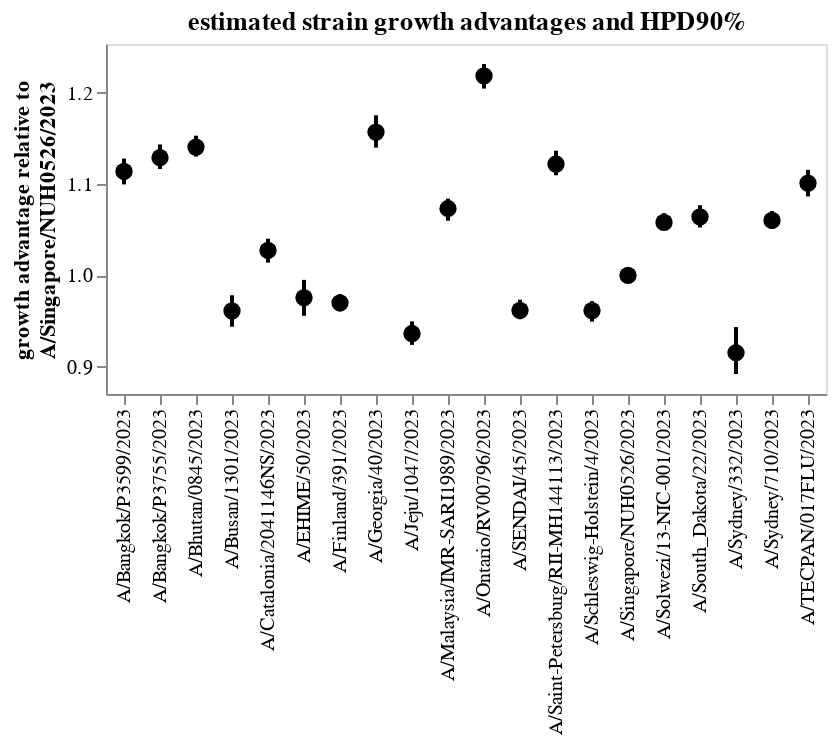

The code cell stored with this chart in its notebook:
### Markdown cell above
Plot the growth advantages:

### Code cell
ga_ytitle = ["growth advantage relative to", pivot_strain]

ga_points = (
    alt.Chart(gas_df)
    .encode(
        alt.X("strain", title=None),
        alt.Y(
            "growth_advantage_median",
            title=ga_ytitle,
            scale=alt.Scale(zero=False, nice=False, padding=10),
            axis=alt.Axis(grid=False)
        ),
        tooltip=[
            "strain",
            alt.Tooltip("growth_advantage_median", format=".2f", title="growth advantage"),
            alt.Tooltip("growth_advantage_hpd_min", format=".2f", title=f"lower HPD{hpd_interval}%"),
            alt.Tooltip("growth_advantage_hpd_max", format=".2f", title=f"upper HPD{hpd_interval}%"),
        ],
    )
    .mark_circle(color="black", size=75, opacity=1)
    .properties(
        height=175,
        width=alt.Step(18),
        title=f"estimated strain growth advantages and HPD{hpd_interval}%",
    )
)

ga_hpd = (
    alt.Chart(gas_df)
    .encode(
        alt.X("strain"),
        alt.Y("growth_advantage_hpd_min", title=ga_ytitle),
        alt.Y2("growth_advantage_hpd_max"),
    )
    .mark_errorbar(thickness=2)
)

ga_hpd + ga_points

### Figure 1 — Vega-Lite specification as saved in the notebook (floating-point values rounded to 4 significant figures)
{"config": {"view": {"continuousWidth": 300, "continuousHeight": 300}}, "layer": [{"mark": {"type": "errorbar", "thickness": 2}, "encoding": {"x": {"field": "strain", "type": "nominal"}, "y": {"field": "growth_advantage_hpd_min", "title": ["growth advantage relative to", "A/Singapore/NUH0526/2023"], "type": "quantitative"}, "y2": {"field": "growth_advantage_hpd_max"}}}, {"mark": {"type": "circle", "color": "black", "opacity": 1, "size": 75}, "encoding": {"tooltip": [{"field": "strain", "type": "nominal"}, {"field": "growth_advantage_median", "format": ".2f", "title": "growth advantage", "type": "quantitative"}, {"field": "growth_advantage_hpd_min", "format": ".2f", "title": "lower HPD90%", "type": "quantitative"}, {"field": "growth_advantage_hpd_max", "format": ".2f", "title": "upper HPD90%", "type": "quantitative"}], "x": {"field": "strain", "title": null, "type": "nominal"}, "y": {"axis": {"grid": false}, "field": "growth_advantage_median", "scale": {"nice": false, "padding": 10, "zero": false}, "title": ["growth advantage relative to", "A/Singapore/NUH0526/2023"], "type": "quantitative"}}, "title": "estimated strain growth advantages and HPD90%"}], "data": {"name": "data-ad841d4ccbe85ac9da3088b4188810f4"}, "height": 175, "width": {"step": 18}, "$schema": "https://vega.github.io/schema/vega-lite/v5.20.1.json", "datasets": {"data-ad841d4ccbe85ac9da3088b4188810f4": [{"strain": "A/Bangkok/P3599/2023", "growth_advantage_median": 1.114, "growth_advantage_hpd_min": 1.1, "growth_advantage_hpd_max": 1.128}, {"strain": "A/Bangkok/P3755/2023", "growth_advantage_median": 1.129, "growth_advantage_hpd_min": 1.116, "growth_advantage_hpd_max": 1.143}, {"strain": "A/Bhutan/0845/2023", "growth_advantage_median": 1.14, "growth_advantage_hpd_min": 1.13, "growth_advantage_hpd_max": 1.153}, {"strain": "A/Busan/1301/2023", "growth_advantage_median": 0.9611, "growth_advantage_hpd_min": 0.9437, "growth_advantage_hpd_max": 0.9781}, {"strain": "A/Catalonia/2041146NS/2023", "growth_advantage_median": 1.027, "growth_advantage_hpd_min": 1.014, "growth_advantage_hpd_max": 1.04}, {"strain": "A/EHIME/50/2023", "growth_advantage_median": 0.9756, "growth_advantage_hpd_min": 0.9556, "growth_advantage_hpd_max": 0.995}, {"strain": "A/Finland/391/2023", "growth_advantage_median": 0.9698, "growth_advantage_hpd_min": 0.9605, "growth_advantage_hpd_max": 0.9794}, {"strain": "A/Georgia/40/2023", "growth_advantage_median": 1.157, "growth_advantage_hpd_min": 1.14, "growth_advantage_hpd_max": 1.175}, {"strain": "A/Jeju/1047/2023", "growth_advantage_median": 0.9362, "growth_advantage_hpd_min": 0.9237, "growth_advantage_hpd_max": 0.9496}, {"strain": "A/Malaysia/IMR-SARI1989/2023", "growth_advantage_median": 1.073, "growth_advantage_hpd_min": 1.06, "growth_advantage_hpd_max": 1.084}, {"strain": "A/Ontario/RV00796/2023", "growth_advantage_median": 1.219, "growth_advantage_hpd_min": 1.205, "growth_advantage_hpd_max": 1.231}, {"strain": "A/SENDAI/45/2023", "growth_advantage_median": 0.9616, "growth_advantage_hpd_min": 0.9519, "growth_advantage_hpd_max": 0.9732}, {"strain": "A/Saint-Petersburg/RII-MH144113/2023", "growth_advantage_median": 1.122, "growth_advantage_hpd_min": 1.11, "growth_advantage_hpd_max": 1.137}, {"strain": "A/Schleswig-Holstein/4/2023", "growth_advantage_median": 0.9614, "growth_advantage_hpd_min": 0.9493, "growth_advantage_hpd_max": 0.9717}, {"strain": "A/Solwezi/13-NIC-001/2023", "growth_advantage_median": 1.058, "growth_advantage_hpd_min": 1.05, "growth_advantage_hpd_max": 1.068}, {"strain": "A/South_Dakota/22/2023", "growth_advantage_median": 1.064, "growth_advantage_hpd_min": 1.052, "growth_advantage_hpd_max": 1.077}, {"strain": "A/Sydney/332/2023", "growth_advantage_median": 0.9151, "growth_advantage_hpd_min": 0.8919, "growth_advantage_hpd_max": 0.9433}, {"strain": "A/Sydney/710/2023", "growth_advantage_median": 1.06, "growth_advantage_hpd_min": 1.051, "growth_advantage_hpd_max": 1.07}, {"strain": "A/TECPAN/017FLU/2023", "growth_advantage_median": 1.101, "growth_advantage_hpd_min": 1.086, "growth_advantage_hpd_max": 1.115}, {"strain": "A/Singapore/NUH0526/2023", "growth_advantage_median": 1.0, "growth_advantage_hpd_min": 1.0, "growth_advantage_hpd_max": 1.0}]}}
